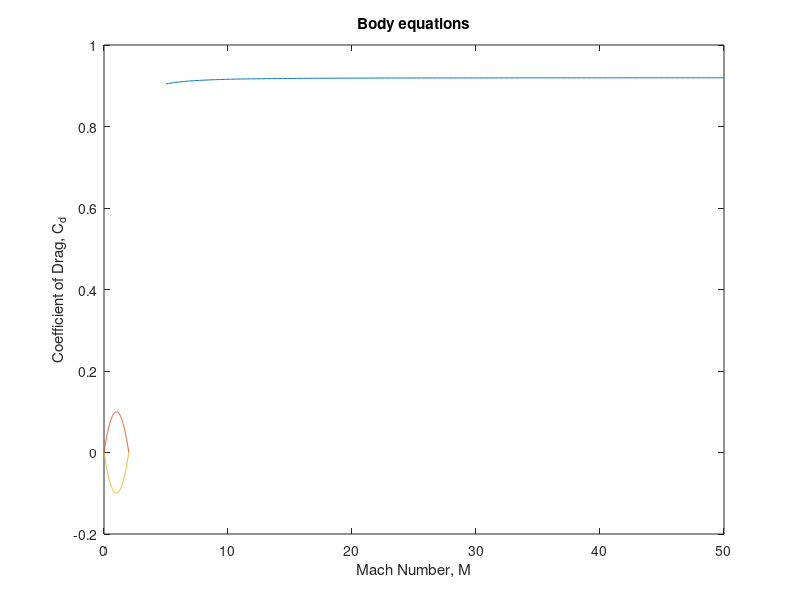
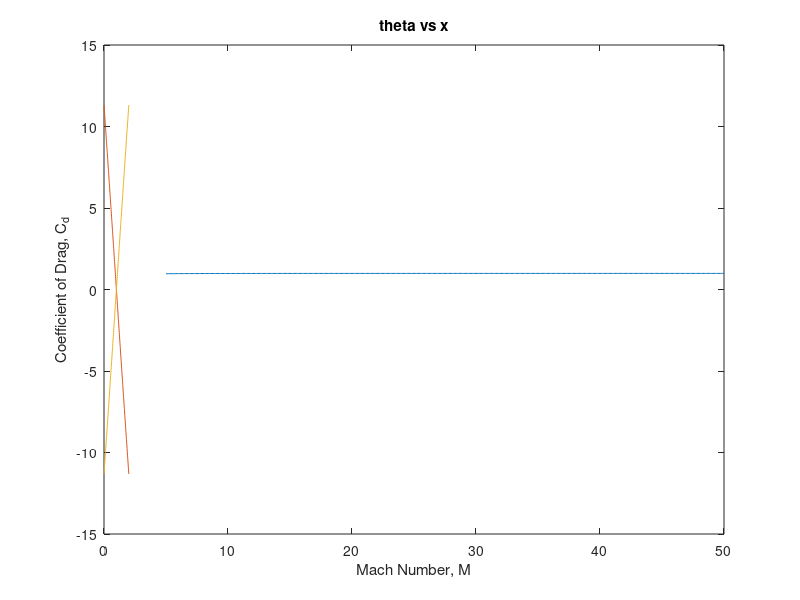
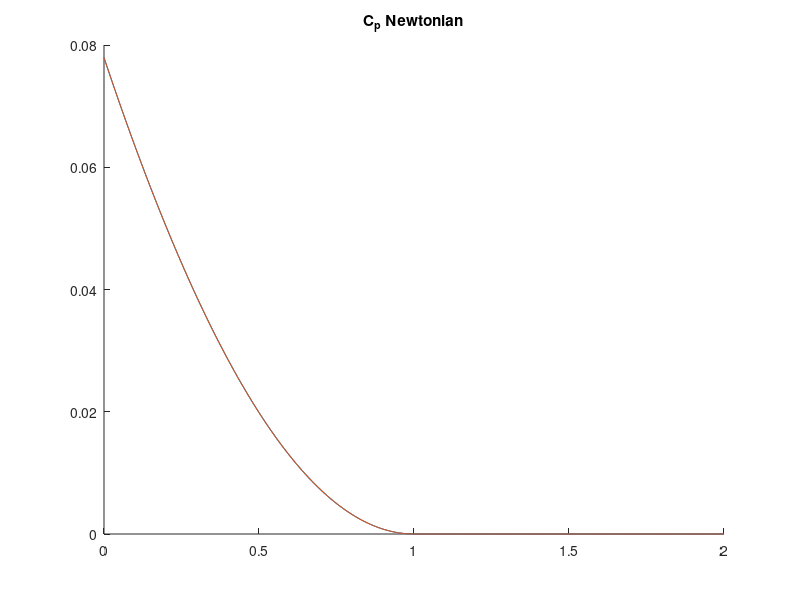
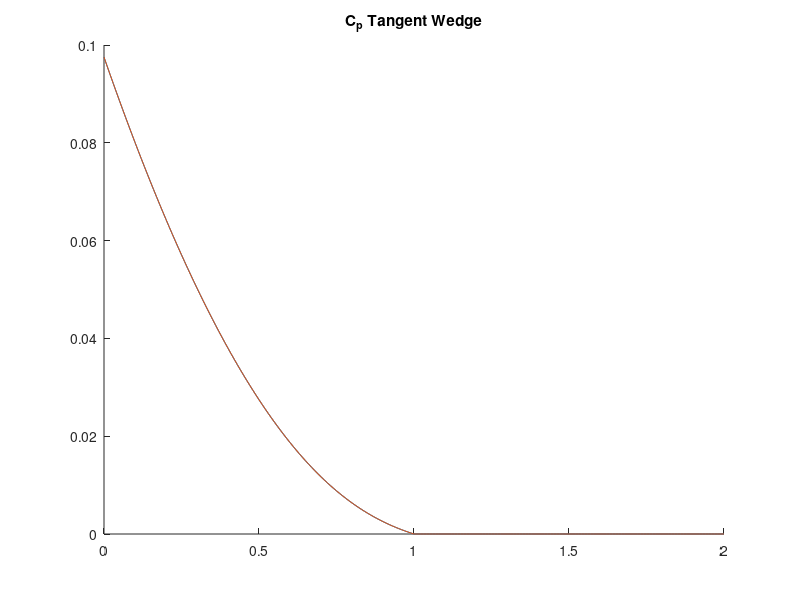

Source code (MATLAB) for these figures, in order: (Note: this script raises an error after producing the figures.)
% Benjamin Stutzke
% ENAE 488P
% Homework 3

clear; close all;
%% Problem 1
theta_0 = pi/2;
theta = [pi/2 0];
M1 = 5:0.1:50;
C_d = M1;

% Calculating C_d for gamma 1.4
gamma = 1.4;
for i=1:length(M1)
    a1 = ((gamma + 1)^2).*(M1(i).^2);
    a2 = (4.*gamma.*(M1(i).^2))-(2*(gamma-1));
    a3 = (a1./a2).^(gamma/(gamma-1));
    a4 = (2.*gamma.*(M1(i).^2) - gamma+1)./(gamma+1);
    a5 = (a3 .* a4)-1;
    C_pstar = (2./(gamma.*(M1(i).^2))).*(a5);
    
    C_p = C_pstar .* (sin(theta).^2) ./ (sin(theta_0)^2);

    % Components of C_p that produce drag
    C_p_drag = C_p.*sin(theta);

    C_d(i) = sum(C_p_drag)./2;
end

figure(1);
plot(M1, C_d);
title("C_d vs M at \gamma = 1.4");
xlabel("Mach Number, M");
ylabel("Coefficient of Drag, C_d");

gamma = 1.05;
for i=1:length(M1)
    a1 = ((gamma + 1)^2).*(M1(i).^2);
    a2 = (4.*gamma.*(M1(i).^2))-(2*(gamma-1));
    a3 = (a1./a2).^(gamma/(gamma-1));
    a4 = (2.*gamma.*(M1(i).^2) - gamma+1)./(gamma+1);
    a5 = (a3 .* a4)-1;
    C_pstar = (2./(gamma.*(M1(i).^2))).*(a5);
    
    C_p = C_pstar .* (sin(theta).^2) ./ (sin(theta_0)^2);
    C_p_drag = C_p.*sin(theta);
    C_d(i) = sum(C_p_drag)./2;
end

figure(2);
plot(M1, C_d);
title("C_d vs M at \gamma = 1.05");
xlabel("Mach Number, M");
ylabel("Coefficient of Drag, C_d");

%% Problem 2
x = 0:0.01:2;
y_upper = 0.1.*x.*(2-x);
y_lower = -0.1.*x.*(2-x);

figure(1);
hold on;
plot(x, y_upper);
plot(x, y_lower);
title("Body equations");

y_u_dx = 0.2-0.2.*x;
y_l_dx = -0.2 + 0.2.*x;

theta_upper = atan2(y_u_dx, 1);
theta_lower = atan2(y_l_dx, 1);

figure(2);
hold on;
plot(x, rad2deg(theta_upper));
plot(x, rad2deg(theta_lower));
title("theta vs x");

% Newtonian Slender Body
Cp_N_upper = 2.*(theta_upper).^2;
Cp_N_lower = 2.*(theta_lower).^2;

% Need to cut off the values past x = 1, there C_p - 0
half = find(x == 1);
for j=half:length(x)
    Cp_N_upper(j) = 0;
    Cp_N_lower(j) = 0;
end

figure(3);
hold on;
plot(x, Cp_N_upper);
plot(x, Cp_N_lower);
title("C_p Newtonian");

% Tangent-wedge
gamma = 1.4;
M1 = 20;
Cp_TW_upper = (theta_upper.^2).*(((gamma+1)/2) + sqrt(((gamma+1)/2)^2 + (4./(M1.*theta_upper).^2)));
Cp_TW_lower = (theta_lower.^2).*(((gamma+1)/2) + sqrt(((gamma+1)/2)^2 + (4./(M1.*theta_lower).^2)));

for j=half:length(x)
    Cp_TW_upper(j) = 0;
    Cp_TW_lower(j) = 0;
end

figure(4);
hold on;
plot(x, Cp_TW_upper);
plot(x, Cp_TW_lower);
title("C_p Tangent Wedge");

% Shock-expansion
syms beta

RHS = (2*cot(beta)*(((M1^2)*(sin(beta)^2) - 1)/((M1^2)*(gamma+cos(2*beta)) + 2)));
LHS = tan(theta_upper(1));
beta_upper = vpasolve(RHS == LHS, beta, [0 pi/2]);

c1 = 2 + (gamma-1)*(M1^2)*sin(beta_upper)^2;
c2 = 2*gamma*(M1^2)*(sin(beta_upper)^2) - (gamma-1);
c3 = sin(beta_upper - theta_upper(1))^2;
M2 = sqrt(c1./(c2.*c3));

C_p2 = (4/(gamma+1)).*((sin(beta_upper).^2)-(1/(M1^2)));

c4 = sqrt((gamma+1)/(gamma-1));
c5 = atan(sqrt((M2^2 - 1)*(gamma-1)/(gamma+1)));
c6 = atan(sqrt(M2^2 - 1));
nu2 = c4*c5 - c6;

dtheta = theta_upper - theta_upper(1);

nu3 = nu2 - abs(dtheta);
syms M
M3 = nu3;
for i=1:length(nu3)
    M3(i) = vpasolve(sqrt((gamma+1)/(gamma-1))*atan(sqrt((M^2 - 1)*(gamma-1)/(gamma+1))) - atan(sqrt(M^2 - 1)) == nu3(i), M, [0 Inf]);
end

figure;
plot(x, M3);
title("M past shock");
%%
c7 = 1+(((gamma-1)/2)*M2^2);
c8 = 1+(((gamma-1)/2).*M3.^2);
p3_p2 = (c7./c8).^(gamma/(gamma-1));
C_p3 = (2/(gamma*(M2^2))).*((p3_p2) - 1);

figure;
plot(x, C_p3);
title("C_p past shock");

%% Problem 3
alpha = theta_upper;
for i=0:length(alpha)-1
    alpha(i+1) = 8*i/length(alpha);
end
alpha = deg2rad(alpha);

new_theta_upper = theta_upper;
Cp_Nn_l = theta_upper;
Cp_Nn_d = theta_upper;
Cp_TWn_l = theta_upper;
Cp_TWn_d = theta_upper;

for i=1:length(alpha)
    new_theta_upper = theta_upper - alpha(i);
    new_theta_lower = theta_lower - alpha(i);
    
    % Newtonian Slender Body
    Cp_Nn_upper = 2.*(new_theta_upper.^2);
    Cp_Nn_lower = 2.*(new_theta_lower.^2);

    % Cut off values past highest point of airfoil (Cp = 0)
    cutoff = find(Cp_Nn_upper == min(Cp_Nn_upper));
    for j=cutoff:length(x)
        Cp_Nn_upper(j) = 0;
    end

    cutoff = find(Cp_Nn_lower == min(Cp_Nn_lower));
    for j=cutoff:length(x)
        Cp_Nn_lower(j) = 0;
    end

    % Find the components of Cp
    Cp_Nn_upper_l = Cp_Nn_upper.*cos(new_theta_upper);
    Cp_Nn_upper_d = Cp_Nn_upper.*sin(new_theta_upper);

    Cp_Nn_lower_l = Cp_Nn_lower.*cos(new_theta_lower);
    Cp_Nn_lower_d = Cp_Nn_lower.*sin(new_theta_lower);

    Cp_Nn_upper_l_tot = sum(Cp_Nn_upper_l);
    Cp_Nn_lower_l_tot = sum(Cp_Nn_lower_l);
    Cp_Nn_l(i) = -Cp_Nn_upper_l_tot + Cp_Nn_lower_l_tot;

    Cp_Nn_upper_d_tot = sum(Cp_Nn_upper_d);
    Cp_Nn_lower_d_tot = sum(Cp_Nn_lower_d);
    Cp_Nn_d(i) = abs(Cp_Nn_upper_d_tot) + abs(Cp_Nn_lower_d_tot);

    % Tangent-wedge
    gamma = 1.4;
    M1 = 20;
    Cp_TWn_upper = (new_theta_upper.^2).*((gamma+1/2) + sqrt((gamma+1/2)^2 + (4./(M1.*new_theta_upper).^2)));
    Cp_TWn_lower = (new_theta_lower.^2).*((gamma+1/2) + sqrt((gamma+1/2)^2 + (4./(M1.*new_theta_lower).^2)));

    cutoff = find(Cp_TWn_upper == min(Cp_TWn_upper));
    for j=cutoff:length(x)
        Cp_TWn_upper(j) = 0;
    end

    cutoff = find(Cp_TWn_lower == min(Cp_TWn_lower));
    for j=cutoff:length(x)
        Cp_TWn_lower(j) = 0;
    end

    Cp_TWn_upper_l = Cp_TWn_upper.*cos(new_theta_upper);
    Cp_TWn_upper_d = Cp_TWn_upper.*sin(new_theta_upper);

    Cp_TWn_lower_l = Cp_TWn_lower.*cos(new_theta_lower);
    Cp_TWn_lower_d = Cp_TWn_lower.*sin(new_theta_lower);

    Cp_TWn_upper_l_tot = sum(Cp_TWn_upper_l);
    Cp_TWn_lower_l_tot = sum(Cp_TWn_lower_l);
    Cp_TWn_l(i) = -Cp_TWn_upper_l_tot + Cp_TWn_lower_l_tot;

    Cp_TWn_upper_d_tot = sum(Cp_TWn_upper_d);
    Cp_TWn_lower_d_tot = sum(Cp_TWn_lower_d);
    Cp_TWn_d(i) = abs(Cp_TWn_upper_d_tot) + abs(Cp_TWn_lower_d_tot);
end

figure;
hold on;
plot(alpha, Cp_Nn_l);
plot(alpha, Cp_TWn_l);
title("C_l");

figure;
hold on;
plot(alpha, Cp_Nn_d);
plot(alpha, Cp_TWn_d);
title("C_d");